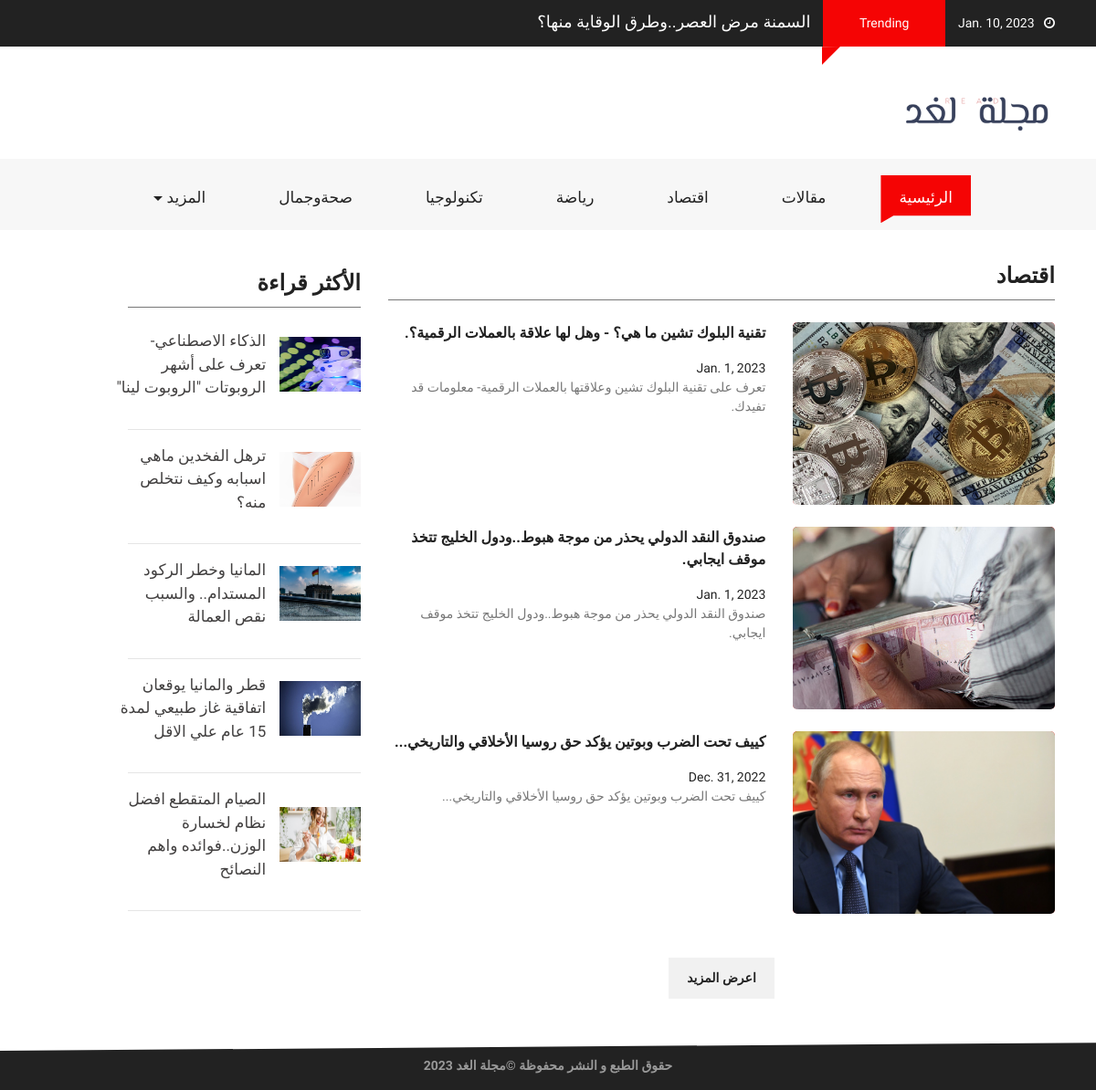
Screenshot of /section/اقتصاد/ with the database file from the repository.
### main/models.py (models this page shows, shortened)
class New(models.Model):
    type_post = [
        ('News','News'),
        ('Blogs','Blogs'),
    ]
    choices= [
        ('اقتصاد','اقتصاد'),
        ('رياضة','رياضة'),
        ('صحةوجمال','صحةوجمال'),
        ('تكنولوجيا','تكنولوجيا'),
        ('خبر','خبر')
    ]
    title = models.CharField(max_length=100,unique=True)
    author = models.CharField(max_length=20,null=True, blank=True)
    image = models.ImageField()
    date_post = models.DateField(null=True, blank=True)
    short_decsription = models.CharField(max_length=100)
    long_decsription = models.TextField(default='DESC')
    type = models.CharField(max_length=50, choices=type_post,default='Blogs')
    most_popular = models.BooleanField(default=False)
    trending = models.BooleanField(default=False)
    main = models.BooleanField(default=False)
    main2 = models.BooleanField(default=False)
    cate = models.CharField(choices=choices,max_length=12)

### main/views.py (the view)
# urls.py: path('section/<str:cate>/',views.section,name='section'),
def section(request,cate):
    news = New.objects.filter(cate=cate).order_by('-date_post')
    most = New.objects.filter(most_popular =True).order_by('-date_post')
    trend = New.objects.filter(trending =True).order_by('-date_post')
    date_now  = datetime.datetime.now()
    return render(request,'main/section.html',{
        'f':cate,
        'blog':news,
        'most':most,
        'D_N':date_now.date(),
        'mostrend':random.choice(trend)
    })

### templates/main/section.html (shortened to what this page needs)
{% extends "./layout.html" %}
{% load static %}
{% block content %}
<div class="container-fluid pb-4 pt-4 paddding">
    <div class="container paddding">
        <div class="row mx-0">
            <div class="col-md-8 animate-box" data-animate-effect="fadeInLeft">
                <div>
                    <div class="fh5co_heading fh5co_heading_border_bottom py-2 mb-4" style="font-weight: bold;" >{{f}}</div>
                </div>
                {% for bl in blog %}
                {% if not bl.most_popular and not  bl.trending %}
                <div class="row pb-4 more">
                    <div class="col-md-5">
                        <a href="{% url 'main:page' bl.title %}">
                        <div class="fh5co_hover_news_img">
                            <div class="fh5co_news_img"><img src="{{bl.image.url}}" alt="{{bl.title}}"/></div>
                        </div>
                        </a>
                    </div>
                    <div class="col-md-7 animate-box">
                        <a href="{% url 'main:page' bl.title %}" class="fh5co_magna py-2"> {{bl.title}}. <br> </a> <a href="{% url 'main:page' bl.title %}" class="fh5co_mini_time py-3">
                        {{bl.date_post}}
                        <div class="fh5co_consectetur"> {{bl.short_decsription}}.
                        </div></a>
                    </div>
                </div>
                {% endif %}
                {% endfor %}
                <div class="row mx-0 animate-box" data-animate-effect="fadeInUp">
                    <div class="col-12 text-center pb-4 pt-4">
                        <button href="#" class="btn_pagging">اعرض المزيد</button>
                     </div>
                </div>
            </div>
            <div class="col-md-3 animate-box" data-animate-effect="fadeInRight">
                <div>
                    <div class="fh5co_heading fh5co_heading_border_bottom pt-3 py-2 mb-4" style="font-weight: bold;">الأكثر قراءة</div>
                </div>
                {% for ne in most  %}
                <div class="row pb-3 ">
                    <div class="col-5 align-self-center">
                        <a href="{% url 'main:page' ne.title %}"> <img src="{{ne.image.url}}" alt="{{ne.title}}" class="fh5co_most_trading"/>
                    </div></a>
                    <div class="col-7 paddding">
                        <a href="{% url 'main:page' ne.title %}" class="d-block fh5co_small_post_heading"><span class="">{{ne.title}}</span>
                    </div></a>
                </div>
                <hr>
                {% endfor %}
            </div>
        </div>
    </div>
</div>
{%endblock%}

### templates/main/layout.html (shortened to what this page needs)
{% load static %}
<!DOCTYPE html>
<html lang="en" class="no-js">
<head>
    <link href="{% static 'css/media_query.css' %}" rel="stylesheet" type="text/css"/>
    <link href="{% static 'css/bootstrap.css' %}" rel="stylesheet" type="text/css"/>
    <link href="https://maxcdn.bootstrapcdn.com/font-awesome/4.7.0/css/font-awesome.min.css" rel="stylesheet"
>
    <link href="{% static 'css/animate.css' %}" rel="stylesheet" type="text/css"/>
    <link href="{% static 'css/owl.carousel.css' %}" rel="stylesheet" type="text/css"/>
    <link href="{% static 'css/owl.theme.default.css' %}" rel="stylesheet" type="text/css"/>
    <link href="{% static 'css/style_1.css' %}" rel="stylesheet" type="text/css"/>
</head>
<body class="{% block class %}{%endblock%}" dir="rtl">
<div class="container-fluid fh5co_header_bg">
    <div class="container">
        <div class="row" >
            <div class="col-12 fh5co_mediya_center"><a href="" class="color_fff fh5co_mediya_setting" dir="rtl"><i
                    class="fa fa-clock-o"></i>&nbsp;&nbsp;&nbsp;{{D_N}}</a>
                <div class="d-inline-block fh5co_trading_posotion_relative"><a href="" class="treding_btn">Trending</a>
                    <div class="fh5co_treding_position_absolute"></div>
                </div>
                <a href="{% url 'main:page' mostrend.title %}" class="color_fff fh5co_mediya_setting animate-box" data-animate-effect="fadeInLeft" style= "font-size:18px">{{mostrend.title}}</a>
            </div>
        </div>
    </div>
</div>
<div class="container-fluid">
    <div class="container">
        <div class="row">
            <div class="col-12 col-md-3 fh5co_padding_menu" >
                <img style= "width:200px;" src="/media/logo.png" alt="img" class="fh5co_logo_width"/>
            </div>
            </div>
        </div>
    </div>
<div class="container-fluid bg-faded fh5co_padd_mediya padding_786">
    <div class="container padding_786">
        <nav class="navbar navbar-toggleable-md navbar-light ">
            <div class="collapse navbar-collapse" id="navbarSupportedContent">
                <ul class="navbar-nav mr-auto" style= "font-size : 17px">
                    <li class="nav-item active">
                        <a class="nav-link" href="{% url 'main:index'%}">الرئيسية <span class="sr-only">(current)</span></a>
                    </li>
                    <li class="nav-item ">
                        <a class="nav-link" href="{% url 'main:blog'%}">مقالات <span class="sr-only">(current)</span></a>
                    </li>
                    <li class="nav-item ">
                        <a class="nav-link" href="{% url 'main:section' 'اقتصاد' %}">اقتصاد <span class="sr-only">(current)</span></a>
                    </li>
                    <li class="nav-item ">
                        <a class="nav-link" href="{% url 'main:section' 'رياضة' %}">رياضة <span class="sr-only">(current)</span></a>
                    </li>
                    <li class="nav-item ">
                        <a class="nav-link" href="{% url 'main:section' 'تكنولوجيا' %}">تكنولوجيا <span class="sr-only">(current)</span></a>
                    </li>
                    <li class="nav-item ">
                        <a class="nav-link" href="{% url 'main:section' 'صحةوجمال' %}">صحةوجمال<span class="sr-only">(current)</span></a>
                    </li>
                    <li class="nav-item dropdown">
                        <a class="nav-link dropdown-toggle" href="#" id="dropdownMenuButton2" data-toggle="dropdown"
                           aria-haspopup="true" aria-expanded="false">المزيد <span class="sr-only">(current)</span></a>
                    </li>
                </ul>
            </div>
        </nav>
    </div>
</div>
{% block content %} {% endblock %}
<div class="container-fluid fh5co_footer_bg pb-3"style=" text-align: center; padding:15px;color: #999;">
    <strong>   حقوق الطبع و النشر محفوظة &copy;مجلة الغد 2023 </strong>
</div>
</body>
</html>

### main/static/css/style_1.css (style rules this page uses)
a,a:hover { color:#f50404 }
.fh5co_header_bg { background:#222;color:#fff }
.color_fff { color:#fff !important }
.treding_btn { background:#f50404;color:#fff;margin:0 10px;display:inline-block;padding:15px 40px }
.fh5co_trading_posotion_relative { position:relative }
.fh5co_treding_position_absolute { -webkit-clip-path:polygon(0 1%, 100% 0, 0 100%, 0% 100%);-moz-clip-path:polygon(0 1%, 100% 0, 0 100%, 0% 100%);-ms-clip-path:polygon(0 1%, 100% 0, 0 100%, 0% 100%);clip-path:polygon(0 1%, 100% 0, 0 100%, 0% 100%);height:20px;width:20px;background:#f50404;position:absolute;left:9px }
.fh5co_logo_width { width:130px }
.navbar-light .navbar-nav .open>.nav-link,.navbar-light .navbar-nav .active>.nav-link,.navbar-light .navbar-nav .nav-link.open,.navbar-light .navbar-nav .nav-link.active { color:#fff !important;padding-top:12px !important;padding-bottom:15px !important;padding-left:20px !important;padding-right:20px !important;margin:0 20px !important;-moz-transition:all .5s ease;-o-transition:all .5s ease;-webkit-transition:all .5s ease;-ms-transition:all .5s ease;transition:all .5s ease;background:#f50404 !important;-webkit-clip-path:polygon(100% 0, 100% 85%, 14% 85%, 0 100%, 0% 60%, 0 0);-moz-clip-path:polygon(100% 0, 100% 85%, 14% 85%, 0 100%, 0% 60%, 0 0);-ms-clip-path:polygon(100% 0, 100% 85%, 14% 85%, 0 100%, 0% 60%, 0 0);clip-path:polygon(100% 0, 100% 85%, 14% 85%, 0 100%, 0% 60%, 0 0) }
.navbar-light .navbar-nav .nav-link { color:#222 !important;padding-top:12px !important;padding-bottom:15px !important;padding-left:20px !important;padding-right:20px !important;margin:0 20px !important;-moz-transition:all .5s ease;-o-transition:all .5s ease;-webkit-transition:all .5s ease;-ms-transition:all .5s ease;transition:all .5s ease;position:relative !important;-webkit-clip-path:polygon(100% 0, 100% 85%, 14% 85%, 0 100%, 0% 60%, 0 0);-moz-clip-path:polygon(100% 0, 100% 85%, 14% 85%, 0 100%, 0% 60%, 0 0);-ms-clip-path:polygon(100% 0, 100% 85%, 14% 85%, 0 100%, 0% 60%, 0 0);clip-path:polygon(100% 0, 100% 85%, 14% 85%, 0 100%, 0% 60%, 0 0) }
.fh5co_padding_menu { padding:20px 0 }
.fh5co_padd_mediya { padding-top:10px }
.paddding { padding-left:0 !important;padding-right:0 !important }
.fh5co_heading { font-size:20px;color:#424040 }
.fh5co_heading_border_bottom { border-bottom:1px solid #777 }
.fh5co_news_img { height:200px;-webkit-border-radius:5px;-moz-border-radius:5px;-ms-border-radius:5px;border-radius:5px;overflow:hidden;position:relative;top:0;-webkit-box-shadow:inset 0 2px 3px 1px;-moz-box-shadow:inset 0 2px 3px 1px;-o-box-shadow:inset 0 2px 3px 1px;box-shadow:inset 0 2px 3px 1px;-moz-transition:all all 0.5s ease;-o-transition:all all 0.5s ease;-webkit-transition:all all 0.5s ease;-ms-transition:all all 0.5s ease;transition:all all 0.5s ease }
.fh5co_news_img>img { height:260px;min-width:100% }
.fh5co_small_post_heading { font-size:17px;color:#424040;-moz-transition:all all 0.5s ease;-o-transition:all all 0.5s ease;-webkit-transition:all all 0.5s ease;-ms-transition:all all 0.5s ease;transition:all all 0.5s ease }
.fh5co_magna { font-size:16px;color:#222 !important;font-weight:800 }
.fh5co_mini_time { font-size:14px;color:#222;display:inline-block }
.fh5co_consectetur { font-size:14px;color:#777 }
.fh5co_most_trading { height:60px;width:100% }
.btn_pagging { background:#f1f1f1 !important;border: none;color:#222;padding:12px 20px !important;font-weight:800;margin:0 10px;-moz-transition:all .5s ease;-o-transition:all .5s ease;-webkit-transition:all .5s ease;-ms-transition:all .5s ease;transition:all .5s ease }
.fh5co_footer_bg { background:#222;color:#fff;-webkit-clip-path:polygon(0 17%, 100% 0, 100% 100%, 0% 100%);clip-path:polygon(0 17%, 100% 0, 100% 100%, 0% 100%) }
.fh5co_heading { font-size:24px;color:#222 }
.more { display: none; }
.more:nth-child(1), .more:nth-child(2), .more:nth-child(3), .more:nth-child(4) { display: flex; }

### rows the page displays
New: title "السمنة مرض العصر..وطرق الوقاية منها؟"
New: image (picture), title "تقنية البلوك تشين ما هي؟ - وهل لها علاقة بالعملات الرقمية؟", date_post "Jan. 1, 2023", short_decsription "تعرف على تقنية البلوك تشين وعلاقتها بالعملات الرقمية- معلومات قد تفيدك"
New: image (picture), title "صندوق النقد الدولي يحذر من موجة هبوط..ودول الخليج تتخذ موقف ايجابي", date_post "Jan. 1, 2023", short_decsription "صندوق النقد الدولي يحذر من موجة هبوط..ودول الخليج تتخذ موقف ايجابي"
New: image (picture), title "كييف تحت الضرب وبوتين يؤكد حق روسيا الأخلاقي والتاريخي..", date_post "Dec. 31, 2022", short_decsription "كييف تحت الضرب وبوتين يؤكد حق روسيا الأخلاقي والتاريخي.."
New: image (picture), title "الذكاء الاصطناعي-تعرف على أشهر الروبوتات \"الروبوت لينا\""
New: image (picture), title "ترهل الفخدين ماهي اسبابه وكيف نتخلص منه؟"
New: image (picture), title "المانيا وخطر الركود المستدام.. والسبب نقص العمالة"
New: image (picture), title "قطر والمانيا يوقعان اتفاقية غاز طبيعي لمدة 15 عام علي الاقل"
New: image (picture), title "الصيام المتقطع افضل نظام لخسارة الوزن..فوائده واهم النصائح"

### other values shown
{{ f }} "اقتصاد"
